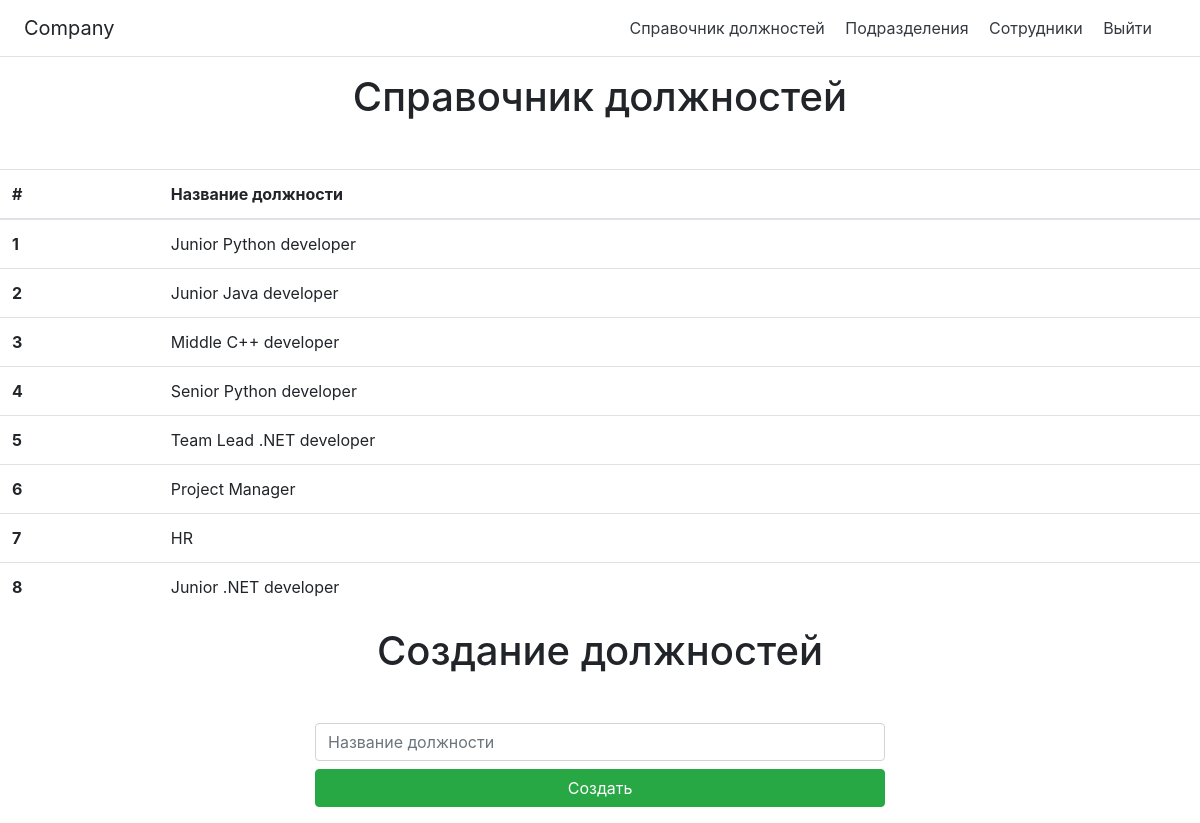
The app's page /positions/ (signed in) with its own data.
### employees/models.py (models this page shows, shortened)
class Position(models.Model):
    position_name = models.CharField(max_length=256, verbose_name='Название должности')

### employees/views.py (the view, shortened to what this page needs)
# urls.py: path('positions/', PositionView.as_view(), name='positions'),
class PositionView(LoginRequiredMixin, View):
    login_url = '/login/'
    redirect_field_name = 'login'
    def get(self, request):
        context = {
            'positions': Position.objects.all()
        }
        return render(request, 'positions.html', context)

### employees/templates/positions.html (shortened to what this page needs)
{% extends 'base.html' %}
{% load crispy_forms_tags %}
{% block main%}
<h1 class="page-header text-center">Справочник должностей</h1>
<table class="table mt-5">
  <thead>
    <tr>
      <th scope="col">#</th>
      <th scope="col">Название должности</th>
    </tr>
  </thead>
  <tbody>
   {% for position in positions %}
    <tr>
      <th scope="row">{{forloop.counter}}</th>
      <td>{{position.position_name}}</td>
    </tr>
  {% endfor %}
  </tbody>
</table>
<h1 class="page-header text-center">Создание должностей</h1>
<div class="col-md-6 offset-md-3">
<form action="{% url 'positions' %}" method="POST" class="mt-5">
  <div class="form-group">
  <input type="text" class="form-control" name="position_name" placeholder="Название должности">
  <input type="submit" class="btn btn-success btn-block mb-3 mt-2" value="Создать">
  </div>
</form>
</div>
{% endblock main %}

### records on screen
Position: position_name "Junior Python developer"
Position: position_name "Junior Java developer"
Position: position_name "Middle C++ developer"
Position: position_name "Senior Python developer"
Position: position_name "Team Lead .NET developer"
Position: position_name "Project Manager"
Position: position_name "HR"
Position: position_name "Junior .NET developer"
